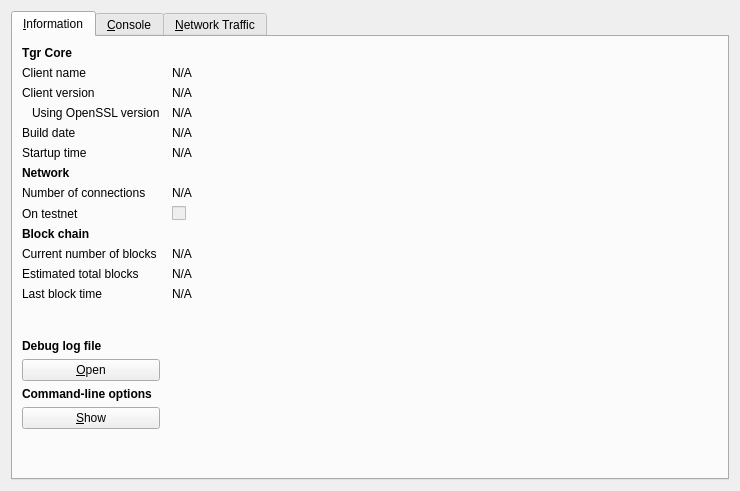
<?xml version="1.0" encoding="UTF-8"?>
<ui version="4.0">
 <class>RPCConsole</class>
 <widget class="QDialog" name="RPCConsole">
  <property name="geometry">
   <rect>
    <x>0</x>
    <y>0</y>
    <width>740</width>
    <height>491</height>
   </rect>
  </property>
  <property name="windowTitle">
   <string>Tgr - Debug window</string>
  </property>
  <layout class="QVBoxLayout" name="verticalLayout_2">
   <item>
    <widget class="QTabWidget" name="tabWidget">
     <property name="currentIndex">
      <number>0</number>
     </property>
     <widget class="QWidget" name="tab_info">
      <attribute name="title">
       <string>&amp;Information</string>
      </attribute>
      <layout class="QGridLayout" name="gridLayout" columnstretch="0,1">
       <property name="horizontalSpacing">
        <number>12</number>
       </property>
       <item row="0" column="0">
        <widget class="QLabel" name="label_9">
         <property name="font">
          <font>
           <weight>75</weight>
           <bold>true</bold>
          </font>
         </property>
         <property name="text">
          <string>Tgr Core</string>
         </property>
        </widget>
       </item>
       <item row="1" column="0">
        <widget class="QLabel" name="label_5">
         <property name="text">
          <string>Client name</string>
         </property>
        </widget>
       </item>
       <item row="1" column="1">
        <widget class="QLabel" name="clientName">
         <property name="cursor">
          <cursorShape>IBeamCursor</cursorShape>
         </property>
         <property name="text">
          <string>N/A</string>
         </property>
         <property name="textFormat">
          <enum>Qt::PlainText</enum>
         </property>
         <property name="textInteractionFlags">
          <set>Qt::LinksAccessibleByMouse|Qt::TextSelectableByKeyboard|Qt::TextSelectableByMouse</set>
         </property>
        </widget>
       </item>
       <item row="2" column="0">
        <widget class="QLabel" name="label_6">
         <property name="text">
          <string>Client version</string>
         </property>
        </widget>
       </item>
       <item row="2" column="1">
        <widget class="QLabel" name="clientVersion">
         <property name="cursor">
          <cursorShape>IBeamCursor</cursorShape>
         </property>
         <property name="text">
          <string>N/A</string>
         </property>
         <property name="textFormat">
          <enum>Qt::PlainText</enum>
         </property>
         <property name="textInteractionFlags">
          <set>Qt::LinksAccessibleByMouse|Qt::TextSelectableByKeyboard|Qt::TextSelectableByMouse</set>
         </property>
        </widget>
       </item>
       <item row="3" column="0">
        <widget class="QLabel" name="label_14">
         <property name="text">
          <string>Using OpenSSL version</string>
         </property>
         <property name="indent">
          <number>10</number>
         </property>
        </widget>
       </item>
       <item row="3" column="1">
        <widget class="QLabel" name="openSSLVersion">
         <property name="cursor">
          <cursorShape>IBeamCursor</cursorShape>
         </property>
         <property name="text">
          <string>N/A</string>
         </property>
         <property name="textFormat">
          <enum>Qt::PlainText</enum>
         </property>
         <property name="textInteractionFlags">
          <set>Qt::LinksAccessibleByMouse|Qt::TextSelectableByKeyboard|Qt::TextSelectableByMouse</set>
         </property>
        </widget>
       </item>
       <item row="4" column="0">
        <widget class="QLabel" name="label_12">
         <property name="text">
          <string>Build date</string>
         </property>
        </widget>
       </item>
       <item row="4" column="1">
        <widget class="QLabel" name="buildDate">
         <property name="cursor">
          <cursorShape>IBeamCursor</cursorShape>
         </property>
         <property name="text">
          <string>N/A</string>
         </property>
         <property name="textFormat">
          <enum>Qt::PlainText</enum>
         </property>
         <property name="textInteractionFlags">
          <set>Qt::LinksAccessibleByMouse|Qt::TextSelectableByKeyboard|Qt::TextSelectableByMouse</set>
         </property>
        </widget>
       </item>
       <item row="5" column="0">
        <widget class="QLabel" name="label_13">
         <property name="text">
          <string>Startup time</string>
         </property>
        </widget>
       </item>
       <item row="5" column="1">
        <widget class="QLabel" name="startupTime">
         <property name="cursor">
          <cursorShape>IBeamCursor</cursorShape>
         </property>
         <property name="text">
          <string>N/A</string>
         </property>
         <property name="textFormat">
          <enum>Qt::PlainText</enum>
         </property>
         <property name="textInteractionFlags">
          <set>Qt::LinksAccessibleByMouse|Qt::TextSelectableByKeyboard|Qt::TextSelectableByMouse</set>
         </property>
        </widget>
       </item>
       <item row="6" column="0">
        <widget class="QLabel" name="label_11">
         <property name="font">
          <font>
           <weight>75</weight>
           <bold>true</bold>
          </font>
         </property>
         <property name="text">
          <string>Network</string>
         </property>
        </widget>
       </item>
       <item row="7" column="0">
        <widget class="QLabel" name="label_7">
         <property name="text">
          <string>Number of connections</string>
         </property>
        </widget>
       </item>
       <item row="7" column="1">
        <widget class="QLabel" name="numberOfConnections">
         <property name="cursor">
          <cursorShape>IBeamCursor</cursorShape>
         </property>
         <property name="text">
          <string>N/A</string>
         </property>
         <property name="textFormat">
          <enum>Qt::PlainText</enum>
         </property>
         <property name="textInteractionFlags">
          <set>Qt::LinksAccessibleByMouse|Qt::TextSelectableByKeyboard|Qt::TextSelectableByMouse</set>
         </property>
        </widget>
       </item>
       <item row="8" column="0">
        <widget class="QLabel" name="label_8">
         <property name="text">
          <string>On testnet</string>
         </property>
        </widget>
       </item>
       <item row="8" column="1">
        <widget class="QCheckBox" name="isTestNet">
         <property name="enabled">
          <bool>false</bool>
         </property>
         <property name="text">
          <string/>
         </property>
        </widget>
       </item>
       <item row="9" column="0">
        <widget class="QLabel" name="label_10">
         <property name="font">
          <font>
           <weight>75</weight>
           <bold>true</bold>
          </font>
         </property>
         <property name="text">
          <string>Block chain</string>
         </property>
        </widget>
       </item>
       <item row="10" column="0">
        <widget class="QLabel" name="label_3">
         <property name="text">
          <string>Current number of blocks</string>
         </property>
        </widget>
       </item>
       <item row="10" column="1">
        <widget class="QLabel" name="numberOfBlocks">
         <property name="cursor">
          <cursorShape>IBeamCursor</cursorShape>
         </property>
         <property name="text">
          <string>N/A</string>
         </property>
         <property name="textFormat">
          <enum>Qt::PlainText</enum>
         </property>
         <property name="textInteractionFlags">
          <set>Qt::LinksAccessibleByMouse|Qt::TextSelectableByKeyboard|Qt::TextSelectableByMouse</set>
         </property>
        </widget>
       </item>
       <item row="11" column="0">
        <widget class="QLabel" name="label_4">
         <property name="text">
          <string>Estimated total blocks</string>
         </property>
        </widget>
       </item>
       <item row="11" column="1">
        <widget class="QLabel" name="totalBlocks">
         <property name="cursor">
          <cursorShape>IBeamCursor</cursorShape>
         </property>
         <property name="text">
          <string>N/A</string>
         </property>
         <property name="textFormat">
          <enum>Qt::PlainText</enum>
         </property>
         <property name="textInteractionFlags">
          <set>Qt::LinksAccessibleByMouse|Qt::TextSelectableByKeyboard|Qt::TextSelectableByMouse</set>
         </property>
        </widget>
       </item>
       <item row="12" column="0">
        <widget class="QLabel" name="label_2">
         <property name="text">
          <string>Last block time</string>
         </property>
        </widget>
       </item>
       <item row="12" column="1">
        <widget class="QLabel" name="lastBlockTime">
         <property name="cursor">
          <cursorShape>IBeamCursor</cursorShape>
         </property>
         <property name="text">
          <string>N/A</string>
         </property>
         <property name="textFormat">
          <enum>Qt::PlainText</enum>
         </property>
         <property name="textInteractionFlags">
          <set>Qt::LinksAccessibleByMouse|Qt::TextSelectableByKeyboard|Qt::TextSelectableByMouse</set>
         </property>
        </widget>
       </item>
       <item row="13" column="0">
        <spacer name="verticalSpacer_2">
         <property name="orientation">
          <enum>Qt::Vertical</enum>
         </property>
         <property name="sizeHint" stdset="0">
          <size>
           <width>20</width>
           <height>20</height>
          </size>
         </property>
        </spacer>
       </item>
       <item row="14" column="0">
        <widget class="QLabel" name="labelDebugLogfile">
         <property name="font">
          <font>
           <weight>75</weight>
           <bold>true</bold>
          </font>
         </property>
         <property name="text">
          <string>Debug log file</string>
         </property>
        </widget>
       </item>
       <item row="15" column="0">
        <widget class="QPushButton" name="openDebugLogfileButton">
         <property name="toolTip">
          <string>Open the Tgr debug log file from the current data directory. This can take a few seconds for large log files.</string>
         </property>
         <property name="text">
          <string>&amp;Open</string>
         </property>
         <property name="autoDefault">
          <bool>false</bool>
         </property>
        </widget>
       </item>
       <item row="16" column="0">
        <widget class="QLabel" name="labelCLOptions">
         <property name="font">
          <font>
           <weight>75</weight>
           <bold>true</bold>
          </font>
         </property>
         <property name="text">
          <string>Command-line options</string>
         </property>
        </widget>
       </item>
       <item row="17" column="0">
        <widget class="QPushButton" name="showCLOptionsButton">
         <property name="toolTip">
          <string>Show the Tgr-Qt help message to get a list with possible Tgr command-line options.</string>
         </property>
         <property name="text">
          <string>&amp;Show</string>
         </property>
         <property name="autoDefault">
          <bool>false</bool>
         </property>
        </widget>
       </item>
       <item row="18" column="0">
        <spacer name="verticalSpacer">
         <property name="orientation">
          <enum>Qt::Vertical</enum>
         </property>
         <property name="sizeHint" stdset="0">
          <size>
           <width>20</width>
           <height>40</height>
          </size>
         </property>
        </spacer>
       </item>
      </layout>
     </widget>
     <widget class="QWidget" name="tab_console">
      <attribute name="title">
       <string>&amp;Console</string>
      </attribute>
      <layout class="QVBoxLayout" name="verticalLayout_3">
       <property name="spacing">
        <number>3</number>
       </property>
       <item>
        <widget class="QTextEdit" name="messagesWidget">
         <property name="minimumSize">
          <size>
           <width>0</width>
           <height>100</height>
          </size>
         </property>
         <property name="readOnly">
          <bool>true</bool>
         </property>
         <property name="tabKeyNavigation" stdset="0">
          <bool>false</bool>
         </property>
         <property name="columnCount" stdset="0">
          <number>2</number>
         </property>
        </widget>
       </item>
       <item>
        <layout class="QHBoxLayout" name="horizontalLayout">
         <property name="spacing">
          <number>3</number>
         </property>
         <item>
          <widget class="QLabel" name="label">
           <property name="text">
            <string notr="true">&gt;</string>
           </property>
          </widget>
         </item>
         <item>
          <widget class="QLineEdit" name="lineEdit"/>
         </item>
         <item>
          <widget class="QPushButton" name="clearButton">
           <property name="maximumSize">
            <size>
             <width>24</width>
             <height>24</height>
            </size>
           </property>
           <property name="toolTip">
            <string>Clear console</string>
           </property>
           <property name="text">
            <string/>
           </property>
           <property name="icon">
            <iconset resource="../bitcoin.qrc">
             <normaloff>:/icons/remove</normaloff>:/icons/remove</iconset>
           </property>
           <property name="shortcut">
            <string notr="true">Ctrl+L</string>
           </property>
           <property name="autoDefault">
            <bool>false</bool>
           </property>
          </widget>
         </item>
        </layout>
       </item>
      </layout>
     </widget>
     <widget class="QWidget" name="tab">
      <attribute name="title">
       <string>&amp;Network Traffic</string>
      </attribute>
      <layout class="QHBoxLayout" name="horizontalLayout_3">
       <item>
        <layout class="QVBoxLayout" name="verticalLayout_4">
         <item>
          <widget class="TrafficGraphWidget" name="trafficGraph" native="true">
           <property name="sizePolicy">
            <sizepolicy hsizetype="Expanding" vsizetype="Expanding">
             <horstretch>0</horstretch>
             <verstretch>0</verstretch>
            </sizepolicy>
           </property>
          </widget>
         </item>
         <item>
          <layout class="QHBoxLayout" name="horizontalLayout_2">
           <item>
            <widget class="QSlider" name="sldGraphRange">
             <property name="minimum">
              <number>1</number>
             </property>
             <property name="maximum">
              <number>288</number>
             </property>
             <property name="pageStep">
              <number>12</number>
             </property>
             <property name="value">
              <number>6</number>
             </property>
             <property name="orientation">
              <enum>Qt::Horizontal</enum>
             </property>
            </widget>
           </item>
           <item>
            <widget class="QLabel" name="lblGraphRange">
             <property name="minimumSize">
              <size>
               <width>100</width>
               <height>0</height>
              </size>
             </property>
             <property name="alignment">
              <set>Qt::AlignCenter</set>
             </property>
            </widget>
           </item>
           <item>
            <widget class="QPushButton" name="btnClearTrafficGraph">
             <property name="text">
              <string>&amp;Clear</string>
             </property>
            </widget>
           </item>
          </layout>
         </item>
        </layout>
       </item>
       <item>
        <layout class="QVBoxLayout" name="verticalLayout">
         <item>
          <widget class="QGroupBox" name="groupBox">
           <property name="title">
            <string>Totals</string>
           </property>
           <layout class="QVBoxLayout" name="verticalLayout_5">
            <item>
             <layout class="QHBoxLayout" name="horizontalLayout_4">
              <item>
               <widget class="Line" name="line">
                <property name="sizePolicy">
                 <sizepolicy hsizetype="Fixed" vsizetype="Fixed">
                  <horstretch>0</horstretch>
                  <verstretch>0</verstretch>
                 </sizepolicy>
                </property>
                <property name="minimumSize">
                 <size>
                  <width>10</width>
                  <height>0</height>
                 </size>
                </property>
                <property name="palette">
                 <palette>
                  <active>
                   <colorrole role="Light">
                    <brush brushstyle="SolidPattern">
                     <color alpha="255">
                      <red>0</red>
                      <green>255</green>
                      <blue>0</blue>
                     </color>
                    </brush>
                   </colorrole>
                  </active>
                  <inactive>
                   <colorrole role="Light">
                    <brush brushstyle="SolidPattern">
                     <color alpha="255">
                      <red>0</red>
                      <green>255</green>
                      <blue>0</blue>
                     </color>
                    </brush>
                   </colorrole>
                  </inactive>
                  <disabled>
                   <colorrole role="Light">
                    <brush brushstyle="SolidPattern">
                     <color alpha="255">
                      <red>0</red>
                      <green>255</green>
                      <blue>0</blue>
                     </color>
                    </brush>
                   </colorrole>
                  </disabled>
                 </palette>
                </property>
                <property name="orientation">
                 <enum>Qt::Horizontal</enum>
                </property>
               </widget>
              </item>
              <item>
               <widget class="QLabel" name="label_16">
                <property name="text">
                 <string>In:</string>
                </property>
               </widget>
              </item>
              <item>
               <widget class="QLabel" name="lblBytesIn">
                <property name="minimumSize">
                 <size>
                  <width>50</width>
                  <height>0</height>
                 </size>
                </property>
                <property name="alignment">
                 <set>Qt::AlignRight|Qt::AlignTrailing|Qt::AlignVCenter</set>
                </property>
               </widget>
              </item>
             </layout>
            </item>
            <item>
             <layout class="QHBoxLayout" name="horizontalLayout_5">
              <item>
               <widget class="Line" name="line_2">
                <property name="sizePolicy">
                 <sizepolicy hsizetype="Fixed" vsizetype="Fixed">
                  <horstretch>0</horstretch>
                  <verstretch>0</verstretch>
                 </sizepolicy>
                </property>
                <property name="minimumSize">
                 <size>
                  <width>10</width>
                  <height>0</height>
                 </size>
                </property>
                <property name="palette">
                 <palette>
                  <active>
                   <colorrole role="Light">
                    <brush brushstyle="SolidPattern">
                     <color alpha="255">
                      <red>255</red>
                      <green>0</green>
                      <blue>0</blue>
                     </color>
                    </brush>
                   </colorrole>
                  </active>
                  <inactive>
                   <colorrole role="Light">
                    <brush brushstyle="SolidPattern">
                     <color alpha="255">
                      <red>255</red>
                      <green>0</green>
                      <blue>0</blue>
                     </color>
                    </brush>
                   </colorrole>
                  </inactive>
                  <disabled>
                   <colorrole role="Light">
                    <brush brushstyle="SolidPattern">
                     <color alpha="255">
                      <red>255</red>
                      <green>0</green>
                      <blue>0</blue>
                     </color>
                    </brush>
                   </colorrole>
                  </disabled>
                 </palette>
                </property>
                <property name="orientation">
                 <enum>Qt::Horizontal</enum>
                </property>
               </widget>
              </item>
              <item>
               <widget class="QLabel" name="label_17">
                <property name="text">
                 <string>Out:</string>
                </property>
               </widget>
              </item>
              <item>
               <widget class="QLabel" name="lblBytesOut">
                <property name="minimumSize">
                 <size>
                  <width>50</width>
                  <height>0</height>
                 </size>
                </property>
                <property name="alignment">
                 <set>Qt::AlignRight|Qt::AlignTrailing|Qt::AlignVCenter</set>
                </property>
               </widget>
              </item>
             </layout>
            </item>
            <item>
             <spacer name="verticalSpacer_4">
              <property name="orientation">
               <enum>Qt::Vertical</enum>
              </property>
              <property name="sizeHint" stdset="0">
               <size>
                <width>20</width>
                <height>407</height>
               </size>
              </property>
             </spacer>
            </item>
           </layout>
          </widget>
         </item>
        </layout>
       </item>
      </layout>
     </widget>
    </widget>
   </item>
  </layout>
 </widget>
 <customwidgets>
  <customwidget>
   <class>TrafficGraphWidget</class>
   <extends>QWidget</extends>
   <header>trafficgraphwidget.h</header>
   <container>1</container>
   <slots>
    <slot>clear()</slot>
   </slots>
  </customwidget>
 </customwidgets>
 <resources>
  <include location="../bitcoin.qrc"/>
 </resources>
 <connections/>
</ui>
